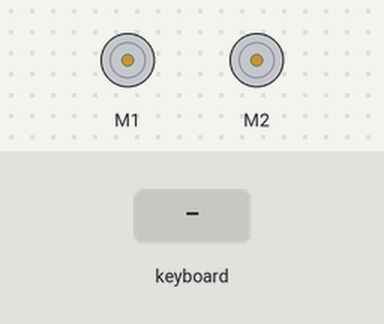
Bench run of a program on a simulated Raspberry Pi (BCM pin numbers). On the bench: 2 × DC motor (green arrow = forward, orange = backward, longer = faster). The inputs (shaded band) are chosen by the test bench. Motors are numbered in the order the program creates them (left before right in a Robot); the full-screen text the program places in the terminal is not drawn; the clock reads 2024-03-15 10:24:30 at power-on unless the program sets it.

Above: at 1.2 s.
1.3 s: key up typed on the keyboard
At 1.7 s:
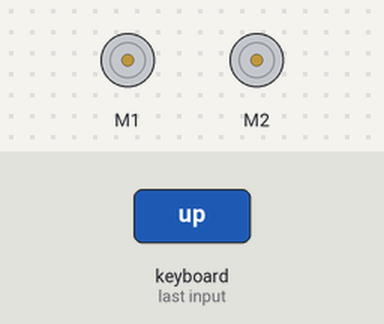
2.9 s: key down typed on the keyboard
At 4.1 s:
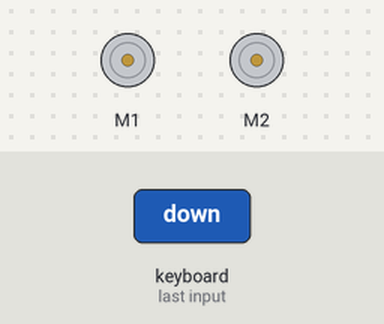
4.5 s: key left typed on the keyboard
At 5.3 s:
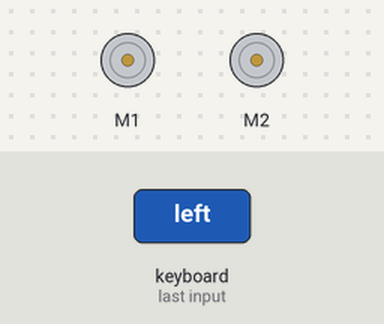
6.1 s: key right typed on the keyboard
At 6.6 s:
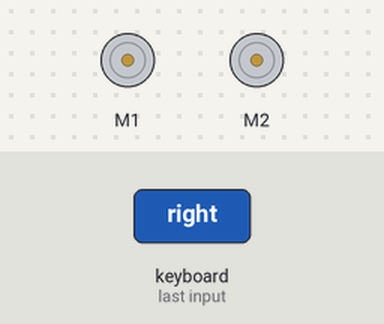
Timing chart, 0 to 8.7 s (numbered marks = the images above; inputs shaded):
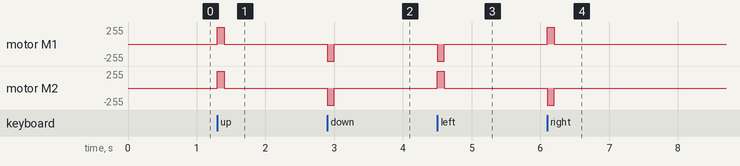

Measured:
- after the input at 1.3 s, motor M1, motor M2: stopped → forward 255/255 at once, → stopped 0.10 s later
- after the input at 2.9 s, motor M1, motor M2: stopped → backward 255/255 at once, → stopped 0.10 s later
- after the input at 4.5 s, motor M1: stopped → backward 255/255 at once, → stopped 0.10 s later; motor M2: stopped → forward 255/255 at once, → stopped 0.10 s later
- after the input at 6.1 s, motor M1: stopped → forward 255/255 at once, → stopped 0.10 s later; motor M2: stopped → backward 255/255 at once, → stopped 0.10 s later

The program:

FINALWSAD.py
```python
import curses
from gpiozero import Motor
import time

# Motor setup
left_motor = Motor(forward=17, backward=27, pwm=True)
right_motor = Motor(forward=18, backward=12, pwm=True)
power_constant =100
turn_const =55
# Global movement state
movement_state = None

def control_motors(speed_L, speed_R):
    def to_motor_val(speed, direction):
        val = speed / 100.0
        return val if direction else -val

    left_motor.value = to_motor_val(speed_L[0], speed_L[1])
    right_motor.value = to_motor_val(speed_R[0], speed_R[1])

def update_movement(new_state, stdscr):
    global movement_state
    if new_state != movement_state:
        movement_state = new_state
        msg = 'Stopping' if new_state is None else 'Moving ' + new_state
        stdscr.addstr(2, 0, msg.ljust(40))
        stdscr.refresh()

def main(stdscr):
    curses.curs_set(0)
    stdscr.nodelay(True)
    stdscr.keypad(True)
    stdscr.clear()
    stdscr.addstr(0, 0, "Use arrow keys to control the car. Press Q to exit.")
    stdscr.refresh()

    last_key_time = time.time()
    idle_timeout = 0.1  # seconds

    while True:
        key = stdscr.getch()
        current_time = time.time()

        if key == -1:
            # Check for idle timeout
            if movement_state is not None and (current_time - last_key_time > idle_timeout):
                update_movement(None, stdscr)
                control_motors((0, True), (0, False))
            # time.sleep(0.05)
            continue

        last_key_time = current_time  # Update last key press time

        if key == curses.KEY_UP:
            update_movement("forward", stdscr)
            control_motors((power_constant, True), (power_constant, True))
        elif key == curses.KEY_DOWN:
            update_movement("backward", stdscr)
            control_motors((power_constant, False), (power_constant, False))
        elif key == curses.KEY_LEFT:
            update_movement("left", stdscr)
            control_motors((100, False), (100, True))
        elif key == curses.KEY_RIGHT:
            update_movement("right", stdscr)
            control_motors((100, True), (100, False))
        elif key in [ord('q'), ord('Q')]:
            update_movement(None, stdscr)
            control_motors((0, True), (0, False))
            break
        else:
            update_movement(None, stdscr)
            control_motors((0, True), (0, False))


if __name__ == "__main__":
    curses.wrapper(main)
```
